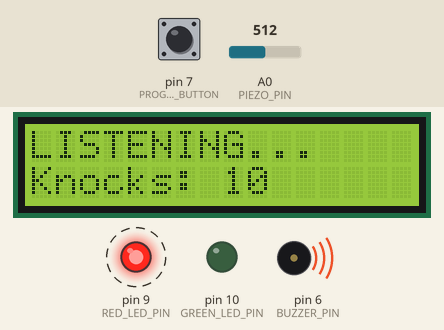
The sketch below on a simulated Arduino Uno, built with avr-gcc and run on an emulated ATmega328P. On the bench: 16×2 character LCD, output pins drawn as LEDs (lit = HIGH), buzzer (waves = sounding). Dashed ring = blinking. Inputs (shaded band) come from the test bench; at power-on: A0 (PIEZO_PIN) = 512, pin 7 (PROGRAM_BUTTON) HIGH. What the sketch prints to the serial monitor is not drawn.

Above: at 4.07 s.
4.4 s: A0 (PIEZO_PIN) set to 109
7.2 s: A0 (PIEZO_PIN) set to 91
At 9.8 s:
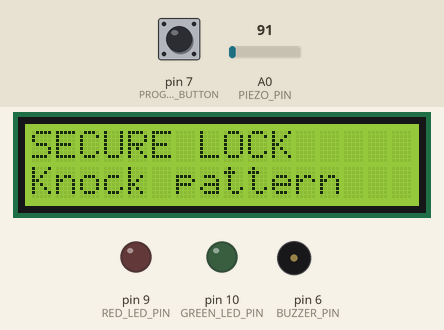
10.1 s: pin 7 (PROGRAM_BUTTON) pulled LOW for 0.15 s
At 11.8 s:
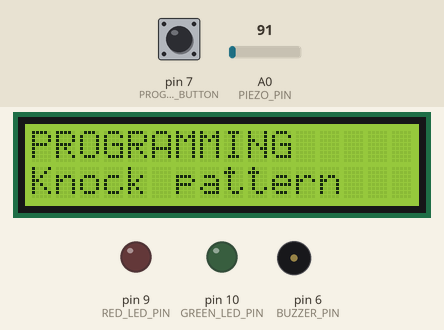
12.8 s: A0 (PIEZO_PIN) set to 110
At 13.03 s:
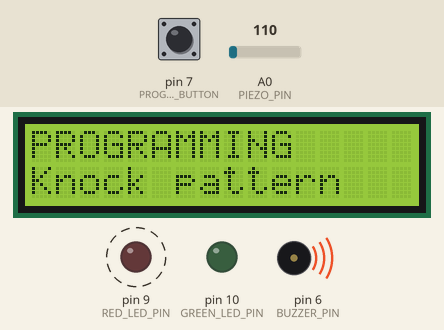
14.7 s: A0 (PIEZO_PIN) set to 90
At 17.5 s:
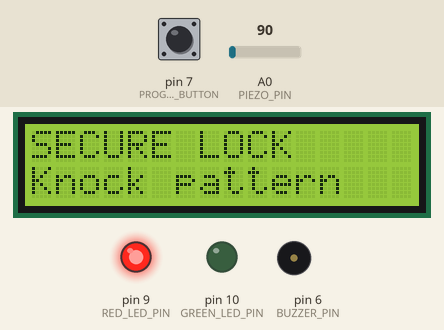
17.7 s: pin 7 (PROGRAM_BUTTON) pulled LOW for 1 s
At 17.81 s:
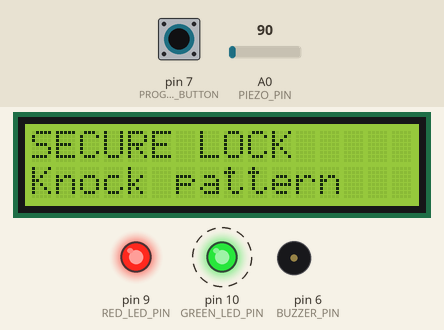
Timing chart, 0 to 20.7 s (numbered marks = the images above; inputs shaded):
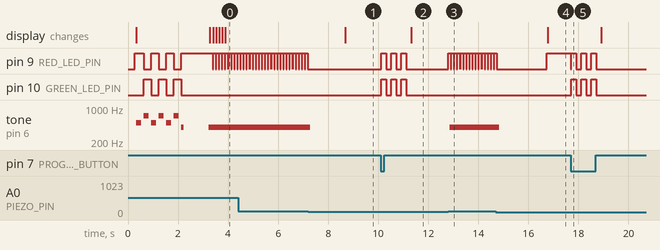

Measured:
- the behaviour switches between 101 and 100 on A0 (PIEZO_PIN) (found by bisection; images 0 and 1)
- after the input at 7.2 s, pin 9 (RED_LED_PIN): stops changing and stays LOW; tone on pin 6 (BUZZER_PIN): 400 Hz → silent after 0.09 s; the display: changes after 1.5 s (image 1)
- after the input at 10.1 s, pin 9 (RED_LED_PIN), pin 10 (GREEN_LED_PIN): alternates HIGH for 0.20 s and LOW for 0.20 s, 6 changes in all, then stays LOW, starting at once; the display: changes after 1.2 s (image 2)
- after the input at 12.8 s, pin 9 (RED_LED_PIN): alternates HIGH for 0.11 s and LOW for 0.02 s, starting at once; tone on pin 6 (BUZZER_PIN): silent → 400 Hz after 0.06 s
- after the input at 14.7 s, tone on pin 6 (BUZZER_PIN): 400 Hz → silent after 0.14 s; the display: changes after 2.1 s (image 4)
- after the input at 17.7 s, pin 9 (RED_LED_PIN): HIGH → LOW at once, then repeats every 0.40 s: HIGH 0.20 s, LOW 0.20 s, until it stays LOW from 18.7 s; pin 10 (GREEN_LED_PIN): alternates HIGH for 0.20 s and LOW for 0.20 s, 6 changes in all, then stays LOW, starting at once
- by itself, pin 9 (RED_LED_PIN): alternates HIGH for 0.11 s and LOW for 0.02 s
- by itself, tone on pin 6 (BUZZER_PIN): plays 500 Hz for 0.20 s, 700 Hz for 0.20 s, 500 Hz for 0.20 s, 700 Hz for 0.20 s, 500 Hz for 0.20 s, 700 Hz for 0.20 s … (9 notes in this stretch)

The sketch:

secret_knock_detector.ino
```cpp
/*
  Project 15: Secret Knock Detector
  A security system that detects specific knock patterns to unlock LED "door"

  This project reinforces:
  - Analog input (vibration sensor) - from Program 4
  - Digital output (LEDs) - from Program 1
  - LCD display - from Program 8
  - Timing and pattern recognition - from Program 11
  - Arrays and pattern matching - from multiple programs

  🔒 MISSION PREVIEW: "Security Code Breaker"
  Master pattern recognition and security systems to protect important secrets!

  Hardware Required:
  - Arduino board
  - Piezo vibration sensor (or piezo buzzer as sensor)
  - 16x2 LCD display
  - 2x LEDs (Red = locked, Green = unlocked)
  - Push button (for programming new patterns)
  - Buzzer (for audio feedback)
  - 2x 220Ω resistors (for LEDs)
  - 1x 1MΩ resistor (for piezo sensor)
  - Breadboard and jumper wires
*/

#include <LiquidCrystal.h>

// Initialize LCD (reinforces LCD from Program 8)
LiquidCrystal lcd(12, 11, 5, 4, 3, 2);

// Pin definitions
const int PIEZO_PIN = A0;       // Piezo sensor for knock detection
const int RED_LED_PIN = 9;      // Red LED (locked status)
const int GREEN_LED_PIN = 10;   // Green LED (unlocked status)
const int BUZZER_PIN = 6;       // Buzzer for audio feedback
const int PROGRAM_BUTTON = 7;   // Button to program new knock pattern

// Knock detection variables (reinforces analog input from Program 4)
const int KNOCK_THRESHOLD = 100;    // Minimum knock strength
const int KNOCK_TIMEOUT = 1500;     // Max time between knocks (ms)
const int KNOCK_COMPLETE_TIME = 2000; // Time to wait after last knock
const int MAX_KNOCKS = 10;          // Maximum knocks in pattern

// Pattern storage (reinforces arrays from multiple programs)
int secretPattern[MAX_KNOCKS];      // The secret knock pattern
int detectedPattern[MAX_KNOCKS];    // Currently detected pattern
int secretPatternLength = 0;        // Length of secret pattern
int detectedPatternLength = 0;      // Length of detected pattern

// Timing variables (reinforces timing concepts from multiple programs)
unsigned long lastKnockTime = 0;
unsigned long patternStartTime = 0;
unsigned long unlockTime = 0;
const unsigned long UNLOCK_DURATION = 5000;  // Stay unlocked for 5 seconds

// System state variables (reinforces state management)
enum SystemState {
  LOCKED,
  LISTENING,
  PROGRAMMING,
  UNLOCKED,
  PATTERN_MATCH
};
SystemState currentState = LOCKED;

// Default secret pattern (reinforces arrays and patterns)
int defaultPattern[] = {300, 150, 300, 150, 300};  // Long-short-long-short-long
int defaultPatternLength = 5;

// Button handling (reinforces button concepts from Program 2)
bool lastButtonState = HIGH;
unsigned long lastButtonTime = 0;
const unsigned long BUTTON_DEBOUNCE = 200;

// Pattern matching variables
const int PATTERN_TOLERANCE = 100;   // Tolerance for timing differences (ms)
int attempts = 0;                    // Track failed attempts
const int MAX_ATTEMPTS = 3;          // Lock out after 3 failed attempts
unsigned long lockoutTime = 0;
const unsigned long LOCKOUT_DURATION = 10000;  // 10 second lockout

// Display variables (reinforces display concepts from Program 8)
unsigned long lastDisplayUpdate = 0;
const unsigned long DISPLAY_UPDATE_INTERVAL = 100;

void setup() {
  // Initialize pins (reinforces pinMode from multiple programs)
  pinMode(RED_LED_PIN, OUTPUT);
  pinMode(GREEN_LED_PIN, OUTPUT);
  pinMode(BUZZER_PIN, OUTPUT);
  pinMode(PROGRAM_BUTTON, INPUT_PULLUP);

  // Initialize LCD (reinforces LCD setup from Program 8)
  lcd.begin(16, 2);
  lcd.clear();

  // Initialize serial communication (reinforces serial from all programs)
  Serial.begin(9600);
  Serial.println("🔒 SECRET KNOCK DETECTOR STARTED!");
  Serial.println("🔒 SECURITY CODE BREAKER MODE - Master pattern recognition!");
  Serial.println("Advanced security system with pattern recognition");
  Serial.println("===============================================");

  // Load default pattern (reinforces array operations)
  loadDefaultPattern();

  // Set initial state
  currentState = LOCKED;
  digitalWrite(RED_LED_PIN, HIGH);   // Show locked status
  digitalWrite(GREEN_LED_PIN, LOW);

  // Startup sequence (reinforces LED and sound control)
  startupSequence();

  Serial.println("🔐 System locked and ready");
  Serial.println("🚪 Knock the secret pattern to unlock");
}

void loop() {
  // Handle button for programming mode (reinforces button handling)
  handleProgramButton();

  // Check for knock input (reinforces analog input from Program 4)
  checkForKnock();

  // Handle different system states
  switch (currentState) {
    case LOCKED:
      handleLockedState();
      break;
    case LISTENING:
      handleListeningState();
      break;
    case PROGRAMMING:
      handleProgrammingState();
      break;
    case UNLOCKED:
      handleUnlockedState();
      break;
    case PATTERN_MATCH:
      handlePatternMatch();
      break;
  }

  // Update display (reinforces display updates from Program 8)
  updateDisplay();

  // Check for lockout expiration
  if (currentState == LOCKED && attempts >= MAX_ATTEMPTS) {
    if (millis() - lockoutTime > LOCKOUT_DURATION) {
      attempts = 0;
      Serial.println("🔓 Lockout expired, system ready");
    }
  }
}

// Function to handle program button (reinforces button concepts)
void handleProgramButton() {
  bool buttonPressed = digitalRead(PROGRAM_BUTTON);

  if (buttonPressed == LOW && lastButtonState == HIGH &&
      millis() - lastButtonTime > BUTTON_DEBOUNCE) {

    if (currentState == LOCKED || currentState == UNLOCKED) {
      enterProgrammingMode();
    } else if (currentState == PROGRAMMING) {
      exitProgrammingMode();
    }

    lastButtonTime = millis();
  }

  lastButtonState = buttonPressed;
}

// Function to check for knock input (reinforces analog input)
void checkForKnock() {
  int sensorValue = analogRead(PIEZO_PIN);

  // Check if knock detected (reinforces threshold detection)
  if (sensorValue > KNOCK_THRESHOLD) {
    unsigned long currentTime = millis();

    // Calculate time since last knock
    unsigned long timeSinceLastKnock = currentTime - lastKnockTime;

    // Record knock timing
    if (currentState == LISTENING || currentState == PROGRAMMING) {
      recordKnock(timeSinceLastKnock);
    }

    lastKnockTime = currentTime;

    // Visual feedback (reinforces LED control from Program 1)
    digitalWrite(RED_LED_PIN, HIGH);
    delay(50);
    digitalWrite(RED_LED_PIN, currentState == LOCKED ? HIGH : LOW);

    // Audio feedback (reinforces buzzer control)
    tone(BUZZER_PIN, 400, 100);

    Serial.print("🔊 Knock detected! Strength: ");
    Serial.print(sensorValue);
    Serial.print(", Time since last: ");
    Serial.print(timeSinceLastKnock);
    Serial.println("ms");
  }
}

// Function to record knock timing
void recordKnock(unsigned long timeSinceLastKnock) {
  if (currentState == LISTENING) {
    // Record knock in detected pattern
    if (detectedPatternLength == 0) {
      // First knock - start pattern
      patternStartTime = millis();
      detectedPatternLength = 1;
      detectedPattern[0] = 0;  // First knock has no delay
    } else if (detectedPatternLength < MAX_KNOCKS) {
      // Subsequent knocks - record timing
      detectedPattern[detectedPatternLength] = timeSinceLastKnock;
      detectedPatternLength++;
    }
  } else if (currentState == PROGRAMMING) {
    // Record knock in secret pattern
    if (secretPatternLength == 0) {
      // First knock - start pattern
      secretPatternLength = 1;
      secretPattern[0] = 0;  // First knock has no delay
    } else if (secretPatternLength < MAX_KNOCKS) {
      // Subsequent knocks - record timing
      secretPattern[secretPatternLength] = timeSinceLastKnock;
      secretPatternLength++;
    }
  }
}

// Function to handle locked state
void handleLockedState() {
  // Check if system is in lockout
  if (attempts >= MAX_ATTEMPTS) {
    return;  // Don't listen during lockout
  }

  // Check for first knock to start listening
  if (millis() - lastKnockTime < 100) {  // Just detected a knock
    currentState = LISTENING;
    detectedPatternLength = 0;
    Serial.println("🎧 Started listening for pattern...");
  }
}

// Function to handle listening state
void handleListeningState() {
  // Check for pattern completion timeout
  if (millis() - lastKnockTime > KNOCK_COMPLETE_TIME && detectedPatternLength > 0) {
    currentState = PATTERN_MATCH;
    Serial.println("🔍 Pattern complete, checking match...");
  }

  // Check for pattern timeout
  if (millis() - lastKnockTime > KNOCK_TIMEOUT && detectedPatternLength > 0) {
    Serial.println("⏰ Pattern timeout, resetting...");
    currentState = LOCKED;
    detectedPatternLength = 0;
  }
}

// Function to handle programming state
void handleProgrammingState() {
  // Check for pattern completion timeout
  if (millis() - lastKnockTime > KNOCK_COMPLETE_TIME && secretPatternLength > 0) {
    exitProgrammingMode();
  }
}

// Function to handle unlocked state
void handleUnlockedState() {
  // Check if unlock time has expired
  if (millis() - unlockTime > UNLOCK_DURATION) {
    currentState = LOCKED;
    digitalWrite(RED_LED_PIN, HIGH);
    digitalWrite(GREEN_LED_PIN, LOW);
    Serial.println("🔒 System automatically locked");
  }
}

// Function to handle pattern matching
void handlePatternMatch() {
  bool patternMatches = comparePatterns();

  if (patternMatches) {
    // Pattern matches - unlock system
    currentState = UNLOCKED;
    unlockTime = millis();
    attempts = 0;  // Reset failed attempts

    digitalWrite(RED_LED_PIN, LOW);
    digitalWrite(GREEN_LED_PIN, HIGH);

    playUnlockSound();
    Serial.println("✅ PATTERN MATCH! System unlocked!");
  } else {
    // Pattern doesn't match - increment attempts
    attempts++;
    currentState = LOCKED;

    playFailSound();
    Serial.print("❌ Pattern mismatch! Attempt ");
    Serial.print(attempts);
    Serial.print(" of ");
    Serial.println(MAX_ATTEMPTS);

    if (attempts >= MAX_ATTEMPTS) {
      lockoutTime = millis();
      Serial.println("🚨 TOO MANY FAILED ATTEMPTS! System locked for 10 seconds");
    }
  }

  // Reset detected pattern
  detectedPatternLength = 0;
}

// Function to compare detected pattern with secret pattern (reinforces arrays and logic)
bool comparePatterns() {
  // Check if pattern lengths match
  if (detectedPatternLength != secretPatternLength) {
    Serial.println("📏 Pattern length mismatch");
    return false;
  }

  // Compare each timing in the pattern
  for (int i = 1; i < secretPatternLength; i++) {  // Start from 1 (skip first knock)
    int secretTiming = secretPattern[i];
    int detectedTiming = detectedPattern[i];
    int difference = abs(secretTiming - detectedTiming);

    Serial.print("🔍 Comparing timing ");
    Serial.print(i);
    Serial.print(": Secret=");
    Serial.print(secretTiming);
    Serial.print(", Detected=");
    Serial.print(detectedTiming);
    Serial.print(", Diff=");
    Serial.println(difference);

    if (difference > PATTERN_TOLERANCE) {
      Serial.println("⚠️  Timing difference too large");
      return false;
    }
  }

  return true;
}

// Function to enter programming mode
void enterProgrammingMode() {
  currentState = PROGRAMMING;
  secretPatternLength = 0;

  digitalWrite(RED_LED_PIN, LOW);
  digitalWrite(GREEN_LED_PIN, LOW);

  Serial.println("🔧 PROGRAMMING MODE ACTIVATED");
  Serial.println("📝 Knock your new secret pattern now...");

  // Flash both LEDs to indicate programming mode
  for (int i = 0; i < 3; i++) {
    digitalWrite(RED_LED_PIN, HIGH);
    digitalWrite(GREEN_LED_PIN, HIGH);
    delay(200);
    digitalWrite(RED_LED_PIN, LOW);
    digitalWrite(GREEN_LED_PIN, LOW);
    delay(200);
  }
}

// Function to exit programming mode
void exitProgrammingMode() {
  if (secretPatternLength > 0) {
    Serial.println("✅ New pattern saved!");
    Serial.print("📊 Pattern length: ");
    Serial.println(secretPatternLength);

    // Print pattern for debugging
    Serial.print("🔑 Pattern timings: ");
    for (int i = 0; i < secretPatternLength; i++) {
      Serial.print(secretPattern[i]);
      if (i < secretPatternLength - 1) Serial.print(", ");
    }
    Serial.println();
  } else {
    Serial.println("⚠️  No pattern detected, keeping old pattern");
  }

  currentState = LOCKED;
  digitalWrite(RED_LED_PIN, HIGH);
  digitalWrite(GREEN_LED_PIN, LOW);
}

// Function to load default pattern (reinforces arrays)
void loadDefaultPattern() {
  secretPatternLength = defaultPatternLength;
  for (int i = 0; i < defaultPatternLength; i++) {
    secretPattern[i] = defaultPattern[i];
  }

  Serial.println("🔑 Default pattern loaded:");
  Serial.print("📊 Pattern: ");
  for (int i = 0; i < secretPatternLength; i++) {
    Serial.print(secretPattern[i]);
    if (i < secretPatternLength - 1) Serial.print(", ");
  }
  Serial.println();
}

// Function to update LCD display (reinforces display concepts)
void updateDisplay() {
  if (millis() - lastDisplayUpdate > DISPLAY_UPDATE_INTERVAL) {
    lcd.clear();

    // Line 1: System status
    lcd.setCursor(0, 0);
    switch (currentState) {
      case LOCKED:
        if (attempts >= MAX_ATTEMPTS) {
          lcd.print("LOCKED OUT!");
          lcd.setCursor(0, 1);
          int timeLeft = (LOCKOUT_DURATION - (millis() - lockoutTime)) / 1000;
          lcd.print("Wait: ");
          lcd.print(timeLeft);
          lcd.print("s");
        } else {
          lcd.print("SECURE LOCK");
          lcd.setCursor(0, 1);
          lcd.print("Knock pattern");
        }
        break;
      case LISTENING:
        lcd.print("LISTENING...");
        lcd.setCursor(0, 1);
        lcd.print("Knocks: ");
        lcd.print(detectedPatternLength);
        break;
      case PROGRAMMING:
        lcd.print("PROGRAMMING");
        lcd.setCursor(0, 1);
        lcd.print("Knock pattern");
        break;
      case UNLOCKED:
        lcd.print("UNLOCKED!");
        lcd.setCursor(0, 1);
        int timeLeft = (UNLOCK_DURATION - (millis() - unlockTime)) / 1000;
        lcd.print("Auto-lock: ");
        lcd.print(timeLeft);
        lcd.print("s");
        break;
      case PATTERN_MATCH:
        lcd.print("CHECKING...");
        lcd.setCursor(0, 1);
        lcd.print("Please wait");
        break;
    }

    lastDisplayUpdate = millis();
  }
}

// Function to play unlock sound (reinforces buzzer control)
void playUnlockSound() {
  tone(BUZZER_PIN, 800, 200);
  delay(250);
  tone(BUZZER_PIN, 1000, 200);
  delay(250);
  tone(BUZZER_PIN, 1200, 300);
}

// Function to play fail sound
void playFailSound() {
  tone(BUZZER_PIN, 300, 500);
  delay(600);
  tone(BUZZER_PIN, 200, 500);
}

// Function for startup sequence (reinforces LED and sound control)
void startupSequence() {
  Serial.println("🔧 Initializing security system...");

  lcd.clear();
  lcd.setCursor(0, 0);
  lcd.print("Security System");
  lcd.setCursor(0, 1);
  lcd.print("Initializing...");

  // LED test sequence
  for (int i = 0; i < 3; i++) {
    digitalWrite(RED_LED_PIN, HIGH);
    tone(BUZZER_PIN, 500, 200);
    delay(300);
    digitalWrite(RED_LED_PIN, LOW);
    digitalWrite(GREEN_LED_PIN, HIGH);
    tone(BUZZER_PIN, 700, 200);
    delay(300);
    digitalWrite(GREEN_LED_PIN, LOW);
  }

  // Final status
  digitalWrite(RED_LED_PIN, HIGH);
  tone(BUZZER_PIN, 400, 100);

  delay(1000);
  Serial.println("✅ System initialization complete");
}

/*
  KEY CONCEPTS REINFORCED:

  From Program 1 (LED Blink):
  - digitalWrite() for LED status indicators
  - Visual feedback and state indication

  From Program 4 (Potentiometer Reading):
  - analogRead() for sensor input
  - Threshold detection and signal processing

  From Program 8 (LCD Display):
  - LCD text display and real-time updates
  - Multi-state display management

  From Program 11 (Simon Says):
  - Pattern recognition and array manipulation
  - Timing measurement and comparison

  NEW SECURITY CONCEPTS:
  - Pattern recognition and matching
  - Security timeouts and lockouts
  - Access control systems
  - Signal processing and noise filtering

  NEW PROGRAMMING CONCEPTS:
  - Advanced state machines
  - Pattern analysis algorithms
  - Security system design
  - Real-time signal processing
*/
```
